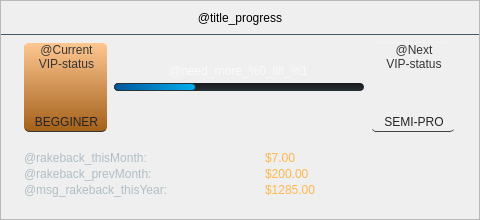
  <widget class="QFrame" name="frame_progress">
   <property name="geometry">
    <rect>
     <x>0</x>
     <y>0</y>
     <width>480</width>
     <height>220</height>
    </rect>
   </property>
   <property name="minimumSize">
    <size>
     <width>480</width>
     <height>220</height>
    </size>
   </property>
   <property name="maximumSize">
    <size>
     <width>480</width>
     <height>220</height>
    </size>
   </property>
   <property name="styleSheet">
    <string notr="true">.QFrame {
    border-right: 1px solid #191919;
    border-bottom: 1px solid #191919;
}</string>
   </property>
   <property name="frameShape">
    <enum>QFrame::StyledPanel</enum>
   </property>
   <property name="frameShadow">
    <enum>QFrame::Raised</enum>
   </property>
   <layout class="QVBoxLayout" name="verticalLayout" stretch="0,1">
    <property name="spacing">
     <number>0</number>
    </property>
    <property name="leftMargin">
     <number>0</number>
    </property>
    <property name="topMargin">
     <number>0</number>
    </property>
    <property name="rightMargin">
     <number>0</number>
    </property>
    <property name="bottomMargin">
     <number>0</number>
    </property>
    <item>
     <widget class="QLabel" name="title_progress">
      <property name="minimumSize">
       <size>
        <width>0</width>
        <height>33</height>
       </size>
      </property>
      <property name="maximumSize">
       <size>
        <width>16777215</width>
        <height>33</height>
       </size>
      </property>
      <property name="text">
       <string>@title_progress</string>
      </property>
      <property name="alignment">
       <set>Qt::AlignCenter</set>
      </property>
     </widget>
    </item>
    <item>
     <widget class="QWidget" name="body_progress" native="true">
      <property name="styleSheet">
       <string notr="true">.QWidget {
    background-color: transparent;
    border-top: 1px solid #455a64;
}
QLabel {
    border: none;
    background-color: transparent;
}



QPushButton[status=&quot;0&quot;] {
	background-color: qlineargradient(spread:pad, x1:0, y1:1, x2:0, y2:0, stop:0 #A46019, stop:1 #FEC791);
}
QPushButton[status=&quot;1&quot;] {
	background-color: qlineargradient(spread:pad, x1:0, y1:1, x2:0, y2:0, stop:0 rgba(85, 85, 85, 255), stop:1 rgba(136, 136, 136, 255));
}
QPushButton[status=&quot;2&quot;] {
	background-color: qlineargradient(spread:pad, x1:0, y1:1, x2:0, y2:0, stop:0 #b57119, stop:1 #ffd891);
}
QPushButton[status=&quot;3&quot;] {
    	background-color: qlineargradient(spread:pad, x1:0, y1:1, x2:0, y2:0, stop:0 #626A80, stop:1 #969CAE);
}
QPushButton[status=&quot;4&quot;] {
    	background-color: qlineargradient(spread:pad, x1:0, y1:1, x2:0, y2:0, stop:0 #4A739A, stop:1 #8BAAC1);
}
QPushButton[status=&quot;5&quot;] {
    	background-color: qlineargradient(spread:pad, x1:0, y1:1, x2:0, y2:0, stop:0 #4A739A, stop:1 #8BAAC1);
}
</string>
      </property>
      <layout class="QVBoxLayout" name="verticalLayout_4" stretch="1,1">
       <property name="spacing">
        <number>2</number>
       </property>
       <property name="leftMargin">
        <number>23</number>
       </property>
       <property name="topMargin">
        <number>8</number>
       </property>
       <property name="rightMargin">
        <number>24</number>
       </property>
       <property name="bottomMargin">
        <number>10</number>
       </property>
       <item>
        <layout class="QHBoxLayout" name="horizontalLayout_3" stretch="0,1,0">
         <property name="spacing">
          <number>6</number>
         </property>
         <property name="leftMargin">
          <number>0</number>
         </property>
         <property name="topMargin">
          <number>0</number>
         </property>
         <property name="rightMargin">
          <number>0</number>
         </property>
         <property name="bottomMargin">
          <number>0</number>
         </property>
         <item>
          <widget class="FramedButton" name="current_status">
           <property name="minimumSize">
            <size>
             <width>84</width>
             <height>90</height>
            </size>
           </property>
           <property name="maximumSize">
            <size>
             <width>84</width>
             <height>90</height>
            </size>
           </property>
           <property name="styleSheet">
            <string notr="true">QPushButton {
     margin-top: 0px;
	padding: 27px 0px 13px 4px;
border-top: 1px solid rgba(244, 244, 244, 204);
border-bottom: 1px solid rgba(25, 25, 25, 204);
border-radius: 5px;

	background-image: url(:/textures/vip_system_page/shadow.png);
	background-position: bottom;
	background-repeat: no-repeat;
margin-bottom: 0px;
	background-clip: margin;
	background-origin: content;
	background-color: qlineargradient(spread:pad, x1:0, y1:1, x2:0, y2:0, stop:0 #A46019, stop:1 #FEC791);
}
</string>
           </property>
           <property name="icon">
            <iconset resource="../../resources.qrc">
             <normaloff>:/textures/vip_system_page/icon_elite.png</normaloff>:/textures/vip_system_page/icon_elite.png</iconset>
           </property>
           <property name="iconSize">
            <size>
             <width>48</width>
             <height>48</height>
            </size>
           </property>
           <property name="status" stdset="0">
            <number>2</number>
           </property>
           <layout class="QVBoxLayout" name="verticalLayout_7">
            <property name="spacing">
             <number>0</number>
            </property>
            <property name="sizeConstraint">
             <enum>QLayout::SetMinimumSize</enum>
            </property>
            <property name="leftMargin">
             <number>2</number>
            </property>
            <property name="topMargin">
             <number>1</number>
            </property>
            <property name="rightMargin">
             <number>0</number>
            </property>
            <property name="bottomMargin">
             <number>3</number>
            </property>
            <item alignment="Qt::AlignTop">
             <widget class="QLabel" name="current_status_title">
              <property name="styleSheet">
               <string notr="true">QLabel {
    font: 600 10px &quot;Open Sans&quot;;
    color: #363636;
}</string>
              </property>
              <property name="text">
               <string>@Current
VIP-status</string>
              </property>
              <property name="alignment">
               <set>Qt::AlignCenter</set>
              </property>
              <property name="wordWrap">
               <bool>true</bool>
              </property>
             </widget>
            </item>
            <item alignment="Qt::AlignBottom">
             <widget class="QLabel" name="current_status_name">
              <property name="styleSheet">
               <string notr="true">QLabel {
    font: 600 10px &quot;Open Sans&quot;;
    color: #252525;
}</string>
              </property>
              <property name="text">
               <string>BEGGINER</string>
              </property>
              <property name="alignment">
               <set>Qt::AlignCenter</set>
              </property>
             </widget>
            </item>
           </layout>
          </widget>
         </item>
         <item>
          <layout class="QVBoxLayout" name="verticalLayout_3" stretch="1,0">
           <property name="spacing">
            <number>2</number>
           </property>
           <property name="leftMargin">
            <number>1</number>
           </property>
           <property name="topMargin">
            <number>20</number>
           </property>
           <property name="rightMargin">
            <number>1</number>
           </property>
           <property name="bottomMargin">
            <number>38</number>
           </property>
           <item alignment="Qt::AlignHCenter|Qt::AlignBottom">
            <widget class="TextWidget" name="msg_progress">
             <property name="styleSheet">
              <string notr="true">QLabel {
    font: 11px &quot;Open Sans Semibold&quot;;
    color: #fafafa;
}</string>
             </property>
             <property name="alignment">
              <set>Qt::AlignCenter</set>
             </property>
             <property name="strings">
              <stringlist notr="true">
               <string>$100,00</string>
               <string>31 февраля</string>
              </stringlist>
             </property>
             <property name="text">
              <string>@need_more_%0_till_%1</string>
             </property>
            </widget>
           </item>
           <item alignment="Qt::AlignBottom">
            <widget class="QProgressBar" name="progress_rakeback">
             <property name="minimumSize">
              <size>
               <width>240</width>
               <height>14</height>
              </size>
             </property>
             <property name="maximumSize">
              <size>
               <width>250</width>
               <height>14</height>
              </size>
             </property>
             <property name="styleSheet">
              <string notr="true">QFrame {
    background-color: #37474f;
    border: none;
    border-top: 1px solid #455a64;
}

QLabel {
    color: #b0bec5;
    font: 11px &quot;Open Sans&quot;;
    background-color: transparent;
    border: none;
}

QProgressBar {
    color: #fafafa;
    font:600  14px &quot;Open Sans&quot;;
    text-align: left;
    border: none;
    border-radius: 4px;
	background-color: qlineargradient(spread:pad, x1:0, y1:1, x2:0, y2:0, stop:0 rgba(38, 50, 56, 255), stop:1 rgba(25, 25, 25, 255));
    margin: 3px 0px 3px 0px;
}

QProgressBar::chunk {
	border: 1px solid #263238;
    border-radius: 4px;
    background-color: qlineargradient(spread:pad, x1:0, y1:0, x2:1, y2:0, stop:0 rgba(1, 87, 155, 255), stop:1 rgba(0, 174, 239, 255));
}
</string>
             </property>
             <property name="maximum">
              <number>10000</number>
             </property>
             <property name="value">
              <number>3280</number>
             </property>
             <property name="alignment">
              <set>Qt::AlignHCenter|Qt::AlignTop</set>
             </property>
             <property name="textVisible">
              <bool>false</bool>
             </property>
             <property name="format">
              <string/>
             </property>
            </widget>
           </item>
          </layout>
         </item>
         <item>
          <widget class="FramedButton" name="next_status">
           <property name="minimumSize">
            <size>
             <width>84</width>
             <height>90</height>
            </size>
           </property>
           <property name="maximumSize">
            <size>
             <width>84</width>
             <height>90</height>
            </size>
           </property>
           <property name="styleSheet">
            <string notr="true">#next_status {
margin-top: 0px;
	padding: 27px 0px 13px 4px;
border-top: 1px solid rgba(244, 244, 244, 204);
border-bottom: 1px solid rgba(25, 25, 25, 204);
border-radius: 5px;
	background-image: url(:/textures/vip_system_page/shadow.png);
	background-position: bottom;
	background-repeat: no-repeat;
margin-bottom: 0px;
	background-clip: margin;
	background-origin: content;
}</string>
           </property>
           <property name="icon">
            <iconset resource="../../resources.qrc">
             <normaloff>:/textures/vip_system_page/master.png</normaloff>:/textures/vip_system_page/master.png</iconset>
           </property>
           <property name="iconSize">
            <size>
             <width>48</width>
             <height>48</height>
            </size>
           </property>
           <property name="status" stdset="0">
            <UInt>4</UInt>
           </property>
           <layout class="QVBoxLayout" name="verticalLayout_5">
            <property name="spacing">
             <number>0</number>
            </property>
            <property name="leftMargin">
             <number>2</number>
            </property>
            <property name="topMargin">
             <number>1</number>
            </property>
            <property name="rightMargin">
             <number>0</number>
            </property>
            <property name="bottomMargin">
             <number>3</number>
            </property>
            <item alignment="Qt::AlignTop">
             <widget class="QLabel" name="next_status_title">
              <property name="styleSheet">
               <string notr="true">QLabel {
    font: 600 10px &quot;Open Sans&quot;;
    color: #363636;
}</string>
              </property>
              <property name="text">
               <string>@Next
VIP-status</string>
              </property>
              <property name="alignment">
               <set>Qt::AlignCenter</set>
              </property>
              <property name="wordWrap">
               <bool>true</bool>
              </property>
             </widget>
            </item>
            <item alignment="Qt::AlignBottom">
             <widget class="QLabel" name="next_status_name">
              <property name="styleSheet">
               <string notr="true">QLabel {
    font: 600 10px &quot;Open Sans&quot;;
    color: #252525;
}</string>
              </property>
              <property name="text">
               <string>SEMI-PRO</string>
              </property>
              <property name="alignment">
               <set>Qt::AlignCenter</set>
              </property>
             </widget>
            </item>
           </layout>
          </widget>
         </item>
        </layout>
       </item>
       <item>
        <widget class="QWidget" name="progress_section_info" native="true">
         <property name="minimumSize">
          <size>
           <width>431</width>
           <height>0</height>
          </size>
         </property>
         <property name="styleSheet">
          <string notr="true">QWidget {
    border: none;
}

QLabel {
    font: 13px &quot;Open Sans Semibold&quot;;
    color: #b0bec5;
}</string>
         </property>
         <layout class="QGridLayout" name="gridLayout" rowstretch="0,0,1" columnstretch="0,0">
          <property name="sizeConstraint">
           <enum>QLayout::SetDefaultConstraint</enum>
          </property>
          <property name="leftMargin">
           <number>0</number>
          </property>
          <property name="topMargin">
           <number>17</number>
          </property>
          <property name="rightMargin">
           <number>0</number>
          </property>
          <property name="bottomMargin">
           <number>0</number>
          </property>
          <property name="horizontalSpacing">
           <number>50</number>
          </property>
          <property name="verticalSpacing">
           <number>2</number>
          </property>
          <item row="0" column="0" alignment="Qt::AlignLeft|Qt::AlignTop">
           <widget class="QLabel" name="msg_rakeback_thisMonth">
            <property name="text">
             <string>@rakeback_thisMonth:</string>
            </property>
           </widget>
          </item>
          <item row="0" column="1" alignment="Qt::AlignLeft|Qt::AlignTop">
           <widget class="QLabel" name="value_rakeback_thisMonth">
            <property name="styleSheet">
             <string notr="true">QLabel { color: #ffb74d; }</string>
            </property>
            <property name="text">
             <string notr="true">$7.00</string>
            </property>
           </widget>
          </item>
          <item row="1" column="0" alignment="Qt::AlignLeft|Qt::AlignTop">
           <widget class="QLabel" name="msg_rakeback_prevMonth">
            <property name="text">
             <string>@rakeback_prevMonth:</string>
            </property>
           </widget>
          </item>
          <item row="1" column="1" alignment="Qt::AlignLeft|Qt::AlignTop">
           <widget class="QLabel" name="value_rakeback_prevMonth">
            <property name="styleSheet">
             <string notr="true">QLabel { color: #ffb74d; }</string>
            </property>
            <property name="text">
             <string notr="true">$200.00</string>
            </property>
           </widget>
          </item>
          <item row="2" column="0" alignment="Qt::AlignLeft|Qt::AlignTop">
           <widget class="QLabel" name="msg_rakeback_thisYear">
            <property name="text">
             <string>@msg_rakeback_thisYear:</string>
            </property>
           </widget>
          </item>
          <item row="2" column="1" alignment="Qt::AlignLeft|Qt::AlignTop">
           <widget class="QLabel" name="value_rakeback_thisYear">
            <property name="styleSheet">
             <string notr="true">QLabel { color: #ffb74d; }</string>
            </property>
            <property name="text">
             <string notr="true">$1285.00</string>
            </property>
            <property name="textInteractionFlags">
             <set>Qt::LinksAccessibleByMouse|Qt::TextSelectableByKeyboard</set>
            </property>
           </widget>
          </item>
         </layout>
        </widget>
       </item>
      </layout>
     </widget>
    </item>
   </layout>
  </widget>
